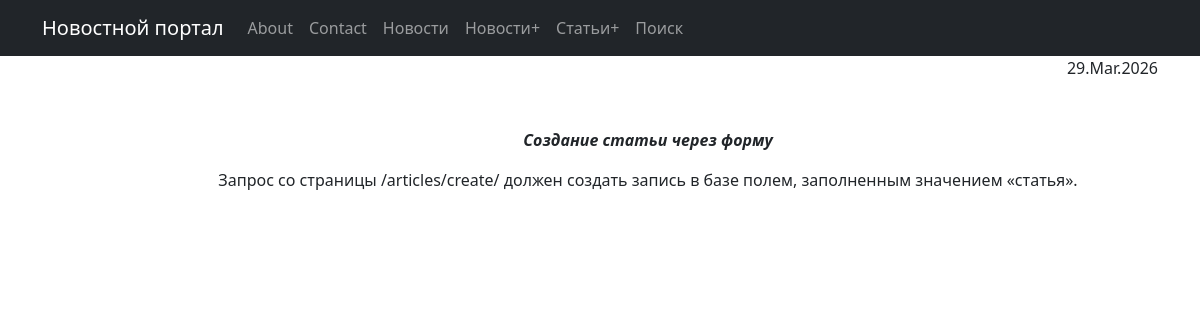
The app's page /post/54/ with its own data.
### news/models.py (models this page shows, shortened)
class Post(models.Model):
    post_date = models.DateTimeField(auto_now_add=True)
    article_news = models.CharField(max_length=1, choices=TYPES, default=article)
    post_header = models.CharField(max_length=100)
    post_content = models.TextField()
    post_rating = models.IntegerField(default=0)
    post_author = models.ForeignKey(Author, on_delete=models.CASCADE)
    post_categories = models.ManyToManyField(Category, through='PostCategory')

### news/views.py (the view)
# urls.py: path("<int:pk>/", PostDetailView.as_view(), name='post_detail'),
class PostDetailView(DetailView):
    model = Post
    context_object_name = 'post'
    template_name = 'news/post_detail.html'

### news/templatetags/news_filters.py (called while the page is built)
@register.filter
def censor(value):
    bwdict = ["badword", "архитектура"]
    for word in bwdict:
        pattern = r'\b' + re.escape(word) + r'\b'
        value = re.sub(pattern, word[0] + '*' * (len(word)-1), value, flags=re.IGNORECASE)
    return value

### Templates/news/post_detail.html (shortened to what this page needs)
{% extends 'flatpages/default.html' %}
{% load news_filters %}
{% block content %}
<p style="text-align: right;">{{ post.post_date|date:'d.M.Y' }}</p>
<div class="container m-5">
    <p><p style="text-align: center;"><em><strong>{{ post.post_header|censor }}</strong></em></p>
    <p>{{ post.post_content|censor }}</p>
</div>
{% endblock content %}

### records on screen
Post: post_date "29.Mar.2026", post_header|censor "Создание статьи через форму", post_content|censor "Запрос со страницы /articles/create/ должен создать запись в базе полем, заполненным значением «статья»."
